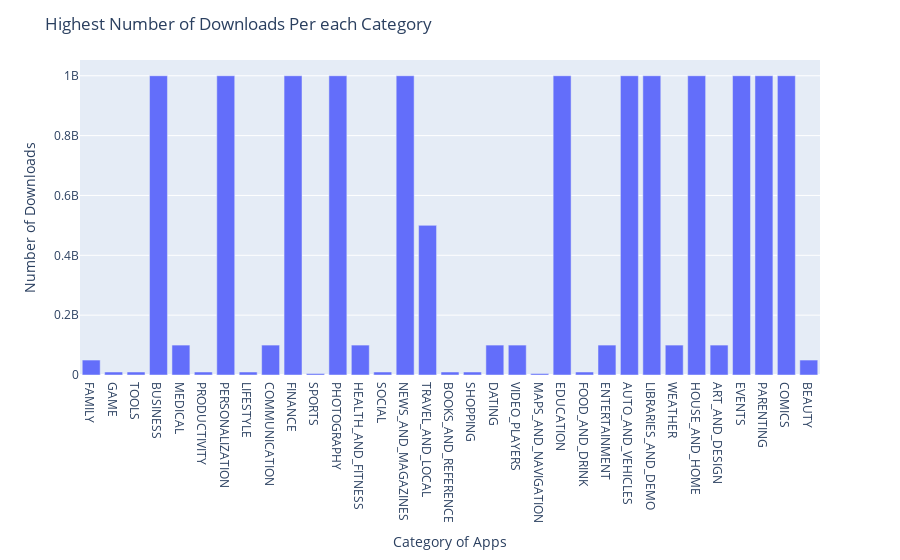

Notebook source saved alongside this figure:
### Markdown cell above
As we can see that there are no Ratings from the Users as price is increasing

### Code cell
#Which category has highest number of minimum downloads

# Getting maximum number of downloads per each category

max_downloads_per_each_cat=apps_cleaned.groupby("Category")["Minumum Dowloads"].max().values

fig6=px.bar(x=num_of_apps.index,y=max_downloads_per_each_cat)
fig6.update_layout(
            
    title="Highest Number of Downloads Per each Category",
    xaxis_title="Category of Apps",
    yaxis_title="Number of Downloads"
)
plotly.offline.iplot(fig6)

### Figure 1 — Plotly figure (JSON) as saved in the notebook; plotly's stock layout.template omitted (floating-point values rounded to 4 significant figures)
{"data": [{"alignmentgroup": "True", "hovertemplate": "x=%{x}<br>y=%{y}<extra></extra>", "legendgroup": "", "marker": {"color": "#636efa"}, "name": "", "offsetgroup": "", "orientation": "v", "showlegend": false, "textposition": "auto", "type": "bar", "x": ["FAMILY", "GAME", "TOOLS", "BUSINESS", "MEDICAL", "PRODUCTIVITY", "PERSONALIZATION", "LIFESTYLE", "COMMUNICATION", "FINANCE", "SPORTS", "PHOTOGRAPHY", "HEALTH_AND_FITNESS", "SOCIAL", "NEWS_AND_MAGAZINES", "TRAVEL_AND_LOCAL", "BOOKS_AND_REFERENCE", "SHOPPING", "DATING", "VIDEO_PLAYERS", "MAPS_AND_NAVIGATION", "EDUCATION", "FOOD_AND_DRINK", "ENTERTAINMENT", "AUTO_AND_VEHICLES", "LIBRARIES_AND_DEMO", "WEATHER", "HOUSE_AND_HOME", "ART_AND_DESIGN", "EVENTS", "PARENTING", "COMICS", "BEAUTY"], "xaxis": "x", "y": [50000000, 10000000, 10000000, 1000000000, 100000000, 10000000, 1000000000, 10000000, 100000000, 1000000000, 5000000, 1000000000, 100000000, 10000000, 1000000000, 500000000, 10000000, 10000000, 100000000, 100000000, 5000000, 1000000000, 10000000, 100000000, 1000000000, 1000000000, 100000000, 1000000000, 100000000, 1000000000, 1000000000, 1000000000, 50000000], "yaxis": "y"}], "layout": {"barmode": "relative", "legend": {"tracegroupgap": 0}, "margin": {"t": 60}, "title": {"text": "Highest Number of Downloads Per each Category"}, "xaxis": {"anchor": "y", "domain": [0, 1], "title": {"text": "Category of Apps"}}, "yaxis": {"anchor": "x", "domain": [0, 1], "title": {"text": "Number of Downloads"}}}}
